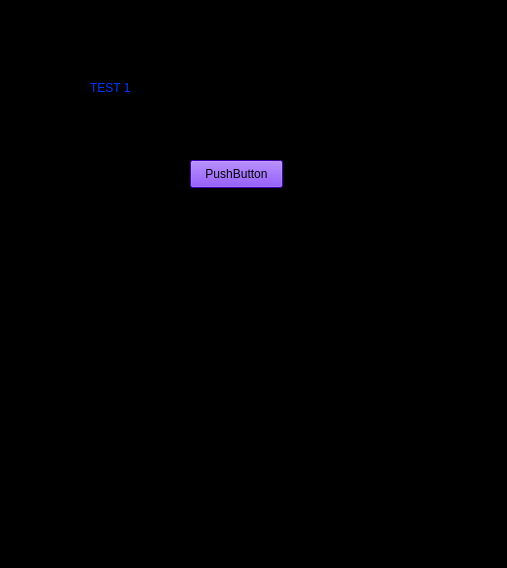
<?xml version="1.0" encoding="UTF-8"?>
<ui version="4.0">
 <class>MainWindow</class>
 <widget class="QMainWindow" name="MainWindow">
  <property name="geometry">
   <rect>
    <x>0</x>
    <y>0</y>
    <width>507</width>
    <height>568</height>
   </rect>
  </property>
  <property name="windowTitle">
   <string>MainWindow</string>
  </property>
  <property name="styleSheet">
   <string notr="true">background-color: rgb(0, 0, 0);</string>
  </property>
  <widget class="QWidget" name="centralwidget">
   <widget class="QLabel" name="label">
    <property name="geometry">
     <rect>
      <x>90</x>
      <y>80</y>
      <width>55</width>
      <height>16</height>
     </rect>
    </property>
    <property name="styleSheet">
     <string notr="true">color:rgb(0, 55, 255)</string>
    </property>
    <property name="text">
     <string>TEST 1</string>
    </property>
   </widget>
   <widget class="QPushButton" name="pushButton">
    <property name="geometry">
     <rect>
      <x>190</x>
      <y>160</y>
      <width>93</width>
      <height>28</height>
     </rect>
    </property>
    <property name="styleSheet">
     <string notr="true">background-color: rgb(93, 0, 255);</string>
    </property>
    <property name="text">
     <string>PushButton</string>
    </property>
   </widget>
   <widget class="QLineEdit" name="lineEdit">
    <property name="geometry">
     <rect>
      <x>180</x>
      <y>220</y>
      <width>113</width>
      <height>22</height>
     </rect>
    </property>
   </widget>
  </widget>
  <widget class="QMenuBar" name="menubar">
   <property name="geometry">
    <rect>
     <x>0</x>
     <y>0</y>
     <width>507</width>
     <height>26</height>
    </rect>
   </property>
  </widget>
  <widget class="QStatusBar" name="statusbar"/>
 </widget>
 <resources/>
 <connections/>
</ui>
